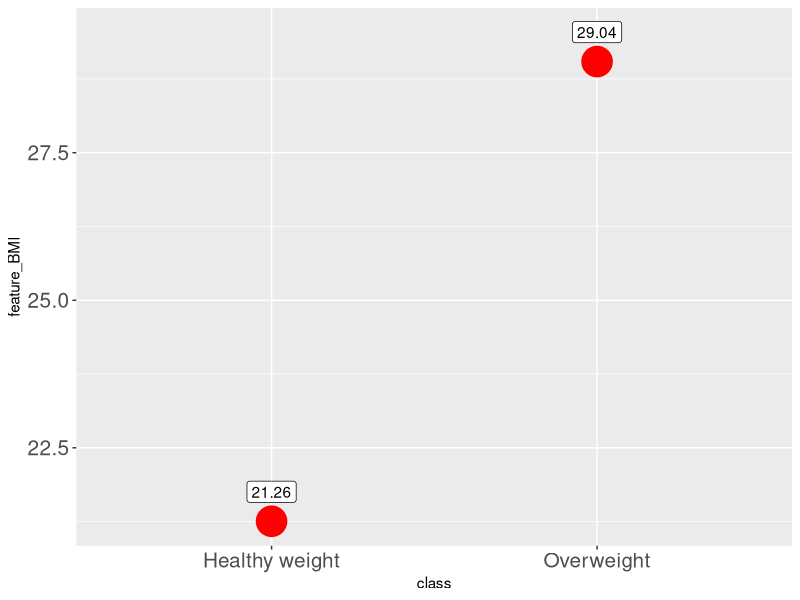
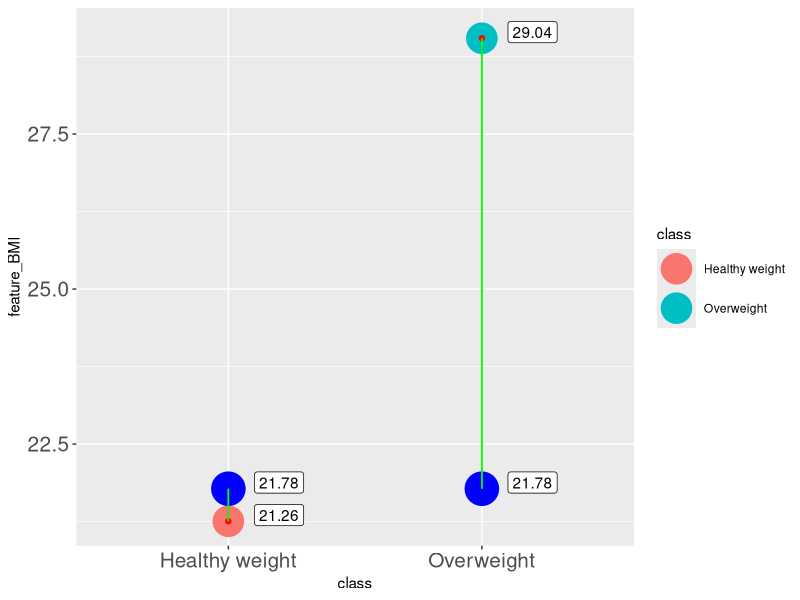
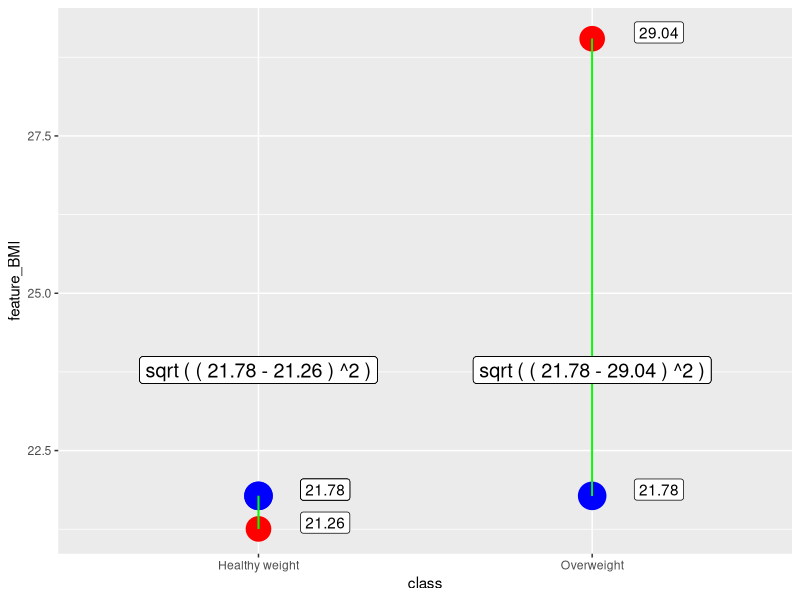
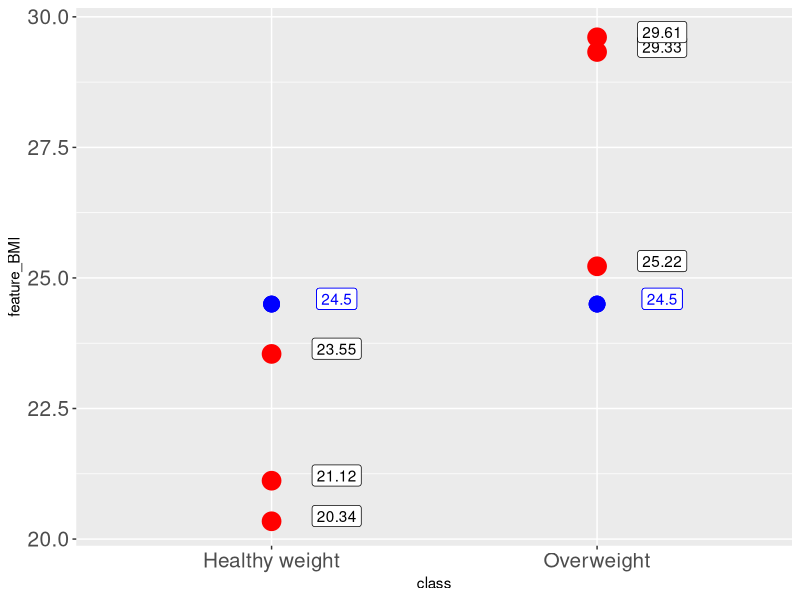
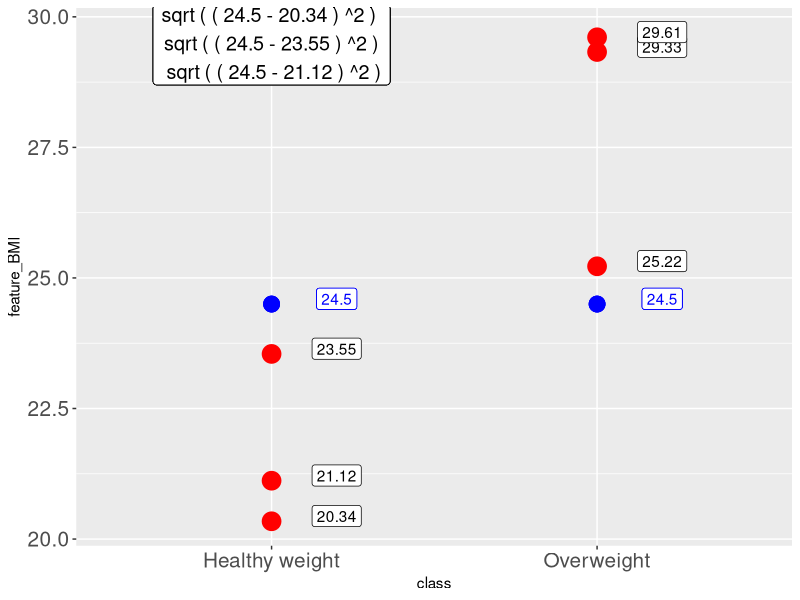
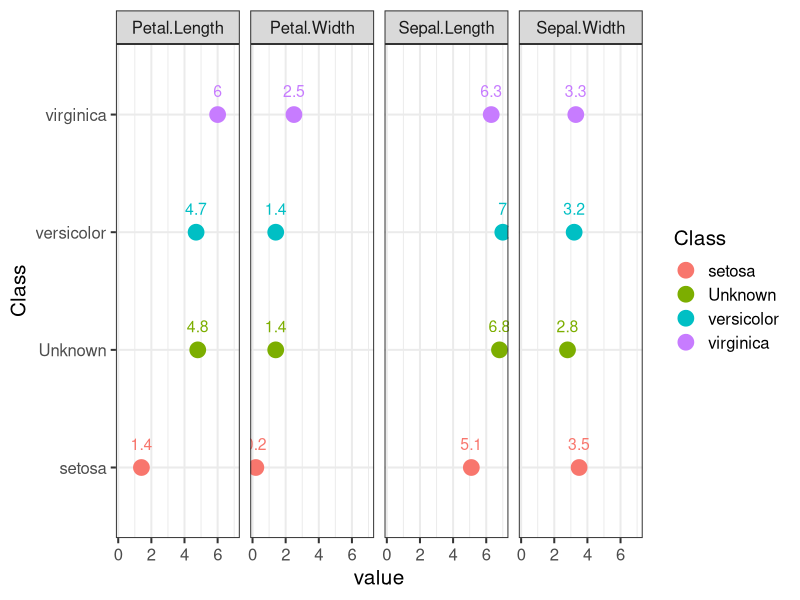

The R source for these figures, in order: (Note: this script raises an error after producing the figures.)


library(dplyr)   # data wrangling
library(tidyr)   # data wrangling
library(tibble)  # data wrangling
library(ggplot2) # visuals
library(class)   # model building




#######################  PART_1

# data frame with 2 records
sample_1<-data.frame(  feature_BMI=c( runif(1,18.5,24.9),
                                      runif(1, 25.0,29.9)),
                       class=c( "Healthy weight","Overweight" ),
                       row.names=c("inst_1  ","inst_2  ")   )
View(sample_1)

ggplot2::ggplot(data=sample_1,aes(y= feature_BMI ,x=class))+
  geom_point(col="red",cex=10)+
  geom_label(aes(label=round(feature_BMI,2)  ),nudge_y = 0.5 )+
  theme(axis.text=element_text(size=15) )

#  generate random point without known class
set.seed(123)
new_point<-runif(1,18.5,29.9) %>% round(2)

ggplot2::ggplot(data=sample_1,aes(y= feature_BMI ,x=class))+
  geom_point(aes(col=class),cex=10)+
  geom_label(aes(label=round(feature_BMI,2)  ),nudge_y = 0.1,nudge_x=0.2 )+
  geom_point(col="red")+geom_point(aes(y=new_point),col="blue",cex=11) +
  geom_segment(x="Healthy weight",y=new_point,xend = "Healthy weight", yend = sample_1$feature_BMI[1],
               color="green")+
  geom_segment(x="Overweight",y=new_point,xend = "Overweight", yend = sample_1$feature_BMI[2],
               color="green")+
  geom_label(aes(label=round(new_point,2),x=class,y=new_point  ),nudge_y = 0.1,nudge_x=0.2 )+
  theme(axis.text=element_text(size=15) )

# Euclidean distance
dist_1<- sqrt( (new_point-sample_1$feature_BMI[1])^2 )
dist_2<- sqrt( (new_point-sample_1$feature_BMI[2])^2 )

# Absolute difference
abs( new_point-sample_1$feature_BMI[1] )
abs( new_point-sample_1$feature_BMI[2] )

# Add column with Euclidean distance
sample_1<-sample_1 %>% 
         dplyr::mutate(Eu_Dist=sqrt( (new_point-feature_BMI)^2 ))

sample_1<-sample_1 %>%
  dplyr::bind_rows( tibble(feature_BMI=new_point,class=NA,Eu_Dist=NA) )
row.names(sample_1)[3]<-3

# Find index of smallest Euclidean distance
sample_1$class[3]<-sample_1$class[ which.min(sample_1$Eu_Dist) ] 


class::knn( train=sample_1[c(1,2),1], # define features of training set 
            test=new_point, # define value we need to classify
            cl=sample_1[c(1,2),2], # define classes of training set
            k=1 ) # define neighbours to consider


ggplot(data=sample_1,aes(y= feature_BMI ,x=class))+
  geom_point(col="red",cex=8)+
  geom_label(aes(label=round(feature_BMI,2)  ),nudge_y = 0.1,nudge_x=0.2 )+
  geom_point(col="red")+geom_point(aes(y=new_point),col="blue",cex=9) +
  geom_segment(x="Healthy weight",y=new_point,xend = "Healthy weight", yend = sample_1$feature_BMI[1],
               color="green")+
  geom_segment(x="Overweight",y=new_point,xend = "Overweight", yend = sample_1$feature_BMI[2],
               color="green")+
  geom_label(aes(label=round(new_point,2),x=class,y=new_point  ),nudge_y = 0.1,nudge_x=0.2 )+
  geom_label(aes(label=paste( "sqrt","(","(",round(new_point,2),"-",
                              round(feature_BMI[1],2) ,")","^2",")"),
                 x="Healthy weight",y=new_point  ),nudge_y = 2,nudge_x=0,size=5 )+
  geom_label(aes(label=paste( "sqrt","(","(",round(new_point,2),"-",
                              round(feature_BMI[2],2) ,")","^2",")"),
                 x="Overweight",y=new_point  ),nudge_y = 2,nudge_x=0,size=5 )





#########################  PART_2

set.seed(123)
sample_3<-data.frame(  feature_BMI=c( runif(3,18.5,24.9),
                                      runif(3, 25.0,29.9)),
                       class=c( rep("Healthy weight",3),rep("Overweight",3) ) )

new_point<-24.5

ggplot(data=sample_3,aes(y= feature_BMI ,x=class))+
  geom_point(col="red",cex=6)+
  geom_label(aes(label=round(feature_BMI,2)  ),nudge_y = 0.1,nudge_x=0.2 )+
  geom_point(col="red")+geom_point(aes(y=new_point),col="blue",cex=5) +
  geom_label(aes(label=round(new_point,2),x=class,y=new_point  ),nudge_y = 0.1,nudge_x=0.2,color="blue" )+
  theme(axis.text=element_text(size=15) )

sample_3<-sample_3 %>% dplyr::mutate(Eu_Dist=sqrt( (new_point-feature_BMI)^2 ))

ggplot2::ggplot(data=sample_3,aes(y= feature_BMI ,x=class))+
  geom_point(col="red",cex=6)+
  geom_label(aes(label=round(feature_BMI,2)  ),nudge_y = 0.1,nudge_x=0.2 )+
  geom_point(col="red")+geom_point(aes(y=new_point),col="blue",cex=5) +
  geom_label(aes(label=round(new_point,2),x=class,y=new_point  ),nudge_y = 0.1,nudge_x=0.2,color="blue" )+
  geom_label(aes(label=paste("sqrt","(","(",round(new_point,2),"-",round(feature_BMI[1],2) ,")","^2",")","\n",
                             "sqrt","(","(",round(new_point,2),"-",round(feature_BMI[2],2) ,")","^2",")","\n",
                             "sqrt","(","(",round(new_point,2),"-",round(feature_BMI[3],2) ,")","^2",")"),
                 x="Healthy weight",y=new_point  ),nudge_y = 5,nudge_x=0,size=5 )+
  theme(axis.text=element_text(size=15) )

sample_3 <-sample_3 %>% dplyr::arrange(Eu_Dist) %>% dplyr::slice(1:3)

table(sample_3$class) # distribution of each unique value 
prop.table( table(sample_3$class) ) 


# Solution with knn function
class::knn( train=sample_3[,1],
            test=new_point,
            cl=sample_3[,2],
            k=3, 
            prob=TRUE )




################## PART 3


sample_4<-iris
View(sample_4)

# summary() produces summary statistics for selected columns
summary(sample_4[,-5])
tibble::glimpse(sample_4)


# select row we want to predict with sample() function
set.seed(321)
loc<-sample(1:nrow(sample_4),1 ) # randomly generate index
test_row_1<-sample_4[ loc[1]   , -5  ] # store 1 record as test set
test_row_cl<-sample_4[ loc[1]   , 5  ] # store actual class for test record

# what classes are available 
sample_4$Species %>% unique()


# group data by Class and take 1 sample from each group
train_row_3<-sample_4[-loc,] %>% dplyr::group_by(Species) %>%
  slice(1)


train_row_3
test_row_1

# convert train_row_3 and test_row_1 to long format
# Transformation is requred 
# to apply ggplot with facets
gg_train<-train_row_3 %>% tidyr::pivot_longer(Sepal.Length:Petal.Width ,
                                              names_to="Feature") %>%
  rename("Class"="Species")  

gg_test<-test_row_1 %>% tidyr::pivot_longer(Sepal.Length:Petal.Width ,
                                            names_to="Feature") %>%
  mutate(Class="Unknown") %>% dplyr::select(Class,Feature,value)

gg_in<-dplyr::bind_rows(gg_train,gg_test)


ggplot2::ggplot(data=gg_in,aes(y=Class,x=value))+ 
  geom_point(aes(col= Class),cex=5)+
  geom_text(aes(label=round(value,2),color=Class ),cex=4,nudge_y = 0.2 ) + 
  facet_grid(~Feature,  space="free") +
  theme_bw(base_size = 15)

cat( "sqrt(  (4.8-6)^2+(1.4-2.5)^2+(6.8-6.3)^2+(2.8-3.3)^2    )"    )

#  substract train set form test
train_row_3[,-5]-test_row_1 # both have different rows

#  repeat first record of test set to match size of train set
train_row_3[,-5]-test_row_1[ c(1,1,1),]   #  first row is repeated 3 times
# this is how to extract values element wise when dealing with 

# equation with rowSums
Euc_Dist=rowSums( (train_row_3[,-5]-test_row_1[ c(1,1,1), ])^2 ) %>% sqrt()

train_row_3 %>% ungroup() %>% mutate(Euc_Dist=Euc_Dist) %>%
  arrange(Euc_Dist) %>% slice(1)
test_row_cl

class::knn( train=train_row_3[,-5],
            test=test_row_1,
            cl=dplyr::pull(train_row_3[,5]), # here I use pull because cl accepts vector as input
            k=1)                             


#####     Solution with 80,20 split,
#####     80% of records for trainig set and 20% for test, 
#####     therefore, we need to classify 20% of records

set.seed(253)
loc<-sample(1:nrow(iris),nrow(iris)*0.2 ) # indices for test set
test_set<-iris[ loc   , -5 ]  # features of test set
test_set_cl<-iris[ loc   , 5 ] # classes of test set
train_set<-iris[ -loc   , ] # train set


# How knn fucntion performs
m1_knn<-knn( train=train_set[,-5],
             test=test_set,
             cl=train_set[,5], k=3,
             prob=TRUE)

# Estimate accuracy, how many values in 
# m1_knn equal to values in test set classes
sum(m1_knn==test_set_cl)/ length(test_set_cl)


# User Defined Solution
n_test<-nrow(test_set)
n_train<-nrow(train_set)
out<-rep("",n_test) #  vector to store result of classification 


i<-1
for ( i in 1:n_test) { # we go through each record of test set
  # estimate Eu Distance between single row of test set and all rows of train set
  Eu_Dist=rowSums( (train_set[,-5] - test_set[i,][c(rep(1,n_train)), ] ) ^2 ) %>% sqrt()
  # we select 3 closest records
  train_buf<-train_set %>% mutate(Eu_Dist=Eu_Dist) %>% arrange(Eu_Dist) %>%
    slice(1:3)
  # class with the larger count
  class_buf<-names( which.max(table(train_buf$Species)))
  out[i]<-class_buf
} 

# check accuracy
sum(out==test_set_cl)/ n_test


# how accuracy changes as value of k changes
# we would try values of k from 1 to 10
for (i in (1:10) )  {
  m1_knn<-knn( train=train_set[,-5],
               test=test_set,
               cl=train_set[,5], k=i,
               prob=TRUE)
  acc<-sum(m1_knn==test_set_cl)/ length(test_set_cl)
  print( paste( i,": Accuracy of ",  acc ) )
}

